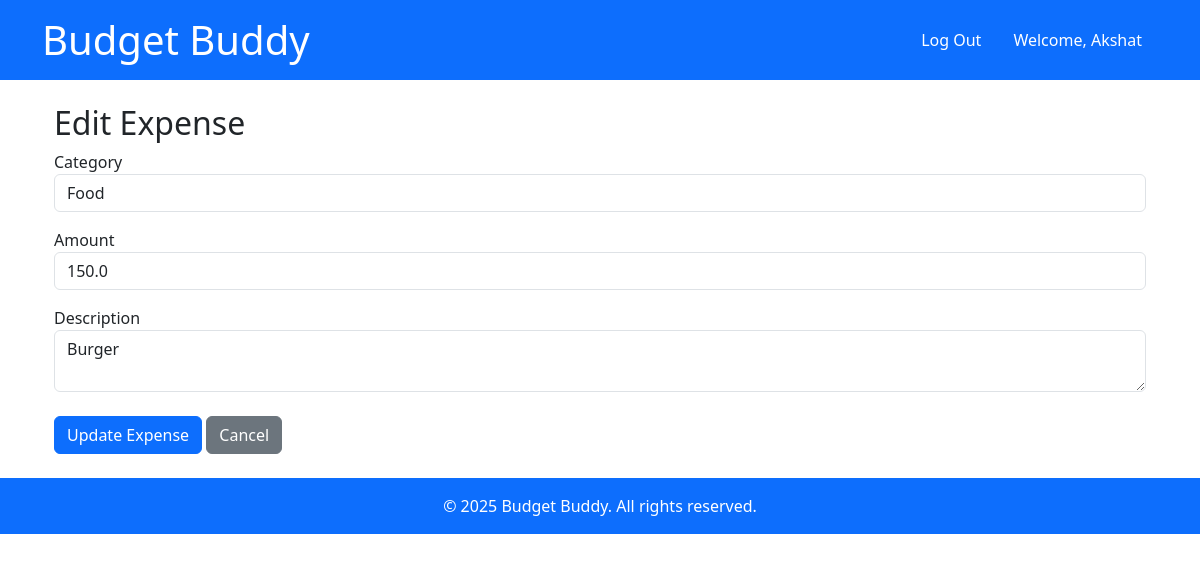
Page /edit/4 (signed in) on the committed database.
### models.py (models this page shows)
class Expense(db.Model):
    id = db.Column(db.Integer, primary_key=True)
    date = db.Column(db.DateTime, default=datetime.utcnow)
    category = db.Column(db.String(50), nullable=False)
    amount = db.Column(db.Float, nullable=False)
    description = db.Column(db.String(200), nullable=True)

### blueprints/expenses.py (the view, shortened to what this page needs)
@expenses_bp.route('/edit/<int:id>', methods=['GET', 'POST'])
@login_required
def edit_expense(id):
    expense = Expense.query.get_or_404(id)
    return render_template('edit_expense.html', expense=expense)

### templates/edit_expense.html
{% extends 'base.html' %}
{% block content %}
<div class="container mt-4">
    <h2>Edit Expense</h2>
    <form action="{{ url_for('expenses.edit_expense', id=expense.id) }}" method="post">
        <div class="form-group">
            <label for="category">Category</label>
            <input type="text" id="category" name="category" class="form-control" value="{{ expense.category }}" required>
        </div>
        <div class="form-group mt-3">
            <label for="amount">Amount</label>
            <input type="number" id="amount" name="amount" class="form-control" value="{{ expense.amount }}" step="0.01" required>
        </div>
        <div class="form-group mt-3">
            <label for="description">Description</label>
            <textarea id="description" name="description" class="form-control">{{ expense.description }}</textarea>
        </div>
        <div class="form-group mt-4">
            <button type="submit" class="btn btn-primary">Update Expense</button>
            <a href="{{ url_for('expenses.index') }}" class="btn btn-secondary">Cancel</a>
        </div>
    </form>
</div>
{% endblock %}

### rows in the picture
Expense: category "Food", amount "150.0", description "Burger"

### other values in the picture
{{ session.get('username') }} "Akshat"
